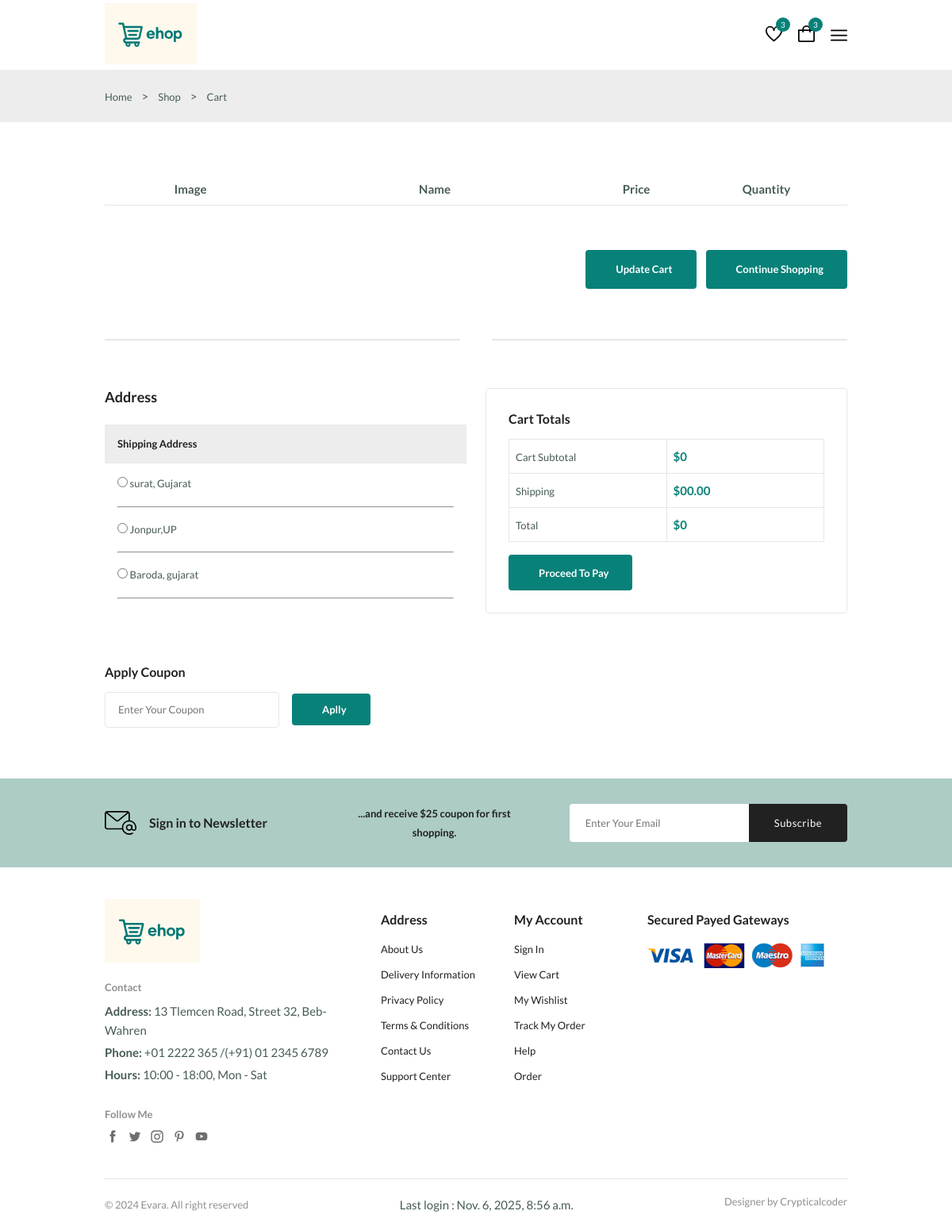
/cart (signed in), run on the app's committed database.
### myapp/models.py (models this page shows)
class Address(models.Model):
    address = models.CharField(max_length=200)
    user = models.ForeignKey(User,on_delete=models.CASCADE)

### myapp/views.py (the view)
# urls.py: path("cart",cart,name="cart"),
@login_required(login_url="login-register")
def cart(request):
    cartdata = Cart.objects.filter(user=request.user)
    addressdata = Address.objects.filter(user=request.user)
    sum = 0
    for i in cartdata:
       sum+=i.subtotal()
    return render(request,"cart.html",{"cdata":cartdata,"total":int(sum),"address":addressdata})

### myapp/templates/cart.html (shortened to what this page needs)
{%extends 'base.html'%}
{%block main%}
<main class="main">
  <section class="breadcrumb">
    <ul class="breadcrumb__list flex container">
      <li><a href="index.html" class="breadcrumb__link">Home</a></li>
      <li>></li>
      <li><span class="breadcrumb__link">Shop</span></li>
      <li>></li>
      <li><span class="breadcrumb__link">Cart</span></li>
    </ul>
  </section>
  <section class="cart section--lg container">
    <div class="table__container">
      <table class="table">
        <thead>
          <tr>
            <th>Image</th>
            <th>Name</th>
            <th>Price</th>
            <th>Quantity</th>
          </tr>
        </thead>
      </table>
    </div>
    <div class="cart__actions">
      <a href="#" class="btn flex btn__md">
         Update Cart
      </a>
      <a href="#" class="btn flex btn__md">
         Continue Shopping
      </a>
    </div>
    <div class="divider">
      <i class="fi fi-rs-fingerprint"></i>
    </div>
    <div class="cart__group grid">
      <div>
        <div class="cart__shippinp">
          <h3 class="section__title">Address</h3>
          <h3 class="tab__header">Shipping Address</h3>
          <div class="tab__body">
            {%for i in address%}
            <address class="address">
              <input type="radio" name="adr" id="adr" value="{{i.id}}">
              {{i.address}}
            </address>
            <br>
            <hr>
            <br>
            {%endfor%}
          </div>
        </div>
        <div class="cart__coupon">
          <h3 class="section__title">Apply Coupon</h3>
          <form action="" class="coupon__form form grid">
            <div class="form__group grid">
              <input type="text" class="form__input" placeholder="Enter Your Coupon" />
              <div class="form__btn">
                <button class="btn flex btn--sm">
                   Aplly
                </button>
              </div>
            </div>
          </form>
        </div>
      </div>
      <div class="cart__total">
        <h3 class="section__title">Cart Totals</h3>
        <table class="cart__total-table">
          <tr>
            <td><span class="cart__total-title">Cart Subtotal</span></td>
            <td><span class="cart__total-price">${{total}}</span></td>
          </tr>
          <tr>
            <td><span class="cart__total-title">Shipping</span></td>
            <td><span class="cart__total-price">$00.00</span></td>
          </tr>
          <tr>
            <td><span class="cart__total-title">Total</span></td>
            <td><span class="cart__total-price">$<span id="amt">{{total}}</span></span></td>
          </tr>
        </table>
        <a id="pay" class="btn flex btn--md">
           Proceed To Pay
        </a>
      </div>
    </div>
  </section>
  <section class="newsletter section">
    <div class="newsletter__container container grid">
      <h3 class="newsletter__title flex">
        <img src="./static/assets/img/icon-email.svg" alt="" class="newsletter__icon" />
        Sign in to Newsletter
      </h3>
      <p class="newsletter__description">
        ...and receive $25 coupon for first shopping.
      </p>
      <form action="" class="newsletter__form">
        <input type="text" placeholder="Enter Your Email" class="newsletter__input" />
        <button type="submit" class="newsletter__btn">Subscribe</button>
      </form>
    </div>
  </section>
</main>
{%endblock%}

### myapp/templates/base.html (shortened to what this page needs)
{%load static%}
<!DOCTYPE html>
<html lang="en">
<head>
    <link rel="stylesheet"
        href="https://cdn-uicons.flaticon.com/2.0.0/uicons-regular-straight/css/uicons-regular-straight.css" />
    <link rel="stylesheet" href="https://cdn.jsdelivr.net/npm/swiper@11/swiper-bundle.min.css" />
    <link rel="stylesheet" href="static/assets/css/styles.css" />
</head>
<body>
    <header class="header">
        <nav class="nav container">
            <a href="index.html" class="nav__logo">
                <img class="nav__logo-img" src="static/assets/img/logo.svg" alt="website logo" />
            </a>
            <div class="header__user-actions">
                <a href="{%url 'wishlist'%}" class="header__action-btn" title="Wishlist">
                    <img src="static/assets/img/icon-heart.svg" alt="" />
                    <span class="count">3</span>
                </a>
                <a href="{%url 'cart'%}" class="header__action-btn" title="Cart">
                    <img src="static/assets/img/icon-cart.svg" alt="" />
                    <span class="count">3</span>
                </a>
                <div class="header__action-btn nav__toggle" id="nav-toggle">
                    <img src="./static/assets//img/menu-burger.svg" alt="">
                </div>
            </div>
        </nav>
    </header>
    {%block main%}{%endblock%}
    <footer class="footer container">
        <div class="footer__container grid">
            <div class="footer__content">
                <a href="index.html" class="footer__logo">
                    <img src="./static/assets/img/logo.svg" alt="" class="footer__logo-img" />
                </a>
                <h4 class="footer__subtitle">Contact</h4>
                <p class="footer__description">
                    <span>Address:</span> 13 Tlemcen Road, Street 32, Beb-Wahren
                </p>
                <p class="footer__description">
                    <span>Phone:</span> +01 2222 365 /(+91) 01 2345 6789
                </p>
                <p class="footer__description">
                    <span>Hours:</span> 10:00 - 18:00, Mon - Sat
                </p>
                <div class="footer__social">
                    <h4 class="footer__subtitle">Follow Me</h4>
                    <div class="footer__links flex">
                        <a href="#">
                            <img src="./static/assets/img/icon-facebook.svg" alt="" class="footer__social-icon" />
                        </a>
                        <a href="#">
                            <img src="./static/assets/img/icon-twitter.svg" alt="" class="footer__social-icon" />
                        </a>
                        <a href="#">
                            <img src="./static/assets/img/icon-instagram.svg" alt="" class="footer__social-icon" />
                        </a>
                        <a href="#">
                            <img src="./static/assets/img/icon-pinterest.svg" alt="" class="footer__social-icon" />
                        </a>
                        <a href="#">
                            <img src="./static/assets/img/icon-youtube.svg" alt="" class="footer__social-icon" />
                        </a>
                    </div>
                </div>
            </div>
            <div class="footer__content">
                <h3 class="footer__title">Address</h3>
                <ul class="footer__links">
                    <li><a href="#" class="footer__link">About Us</a></li>
                    <li><a href="#" class="footer__link">Delivery Information</a></li>
                    <li><a href="#" class="footer__link">Privacy Policy</a></li>
                    <li><a href="#" class="footer__link">Terms & Conditions</a></li>
                    <li><a href="#" class="footer__link">Contact Us</a></li>
                    <li><a href="#" class="footer__link">Support Center</a></li>
                </ul>
            </div>
            <div class="footer__content">
                <h3 class="footer__title">My Account</h3>
                <ul class="footer__links">
                    <li><a href="#" class="footer__link">Sign In</a></li>
                    <li><a href="#" class="footer__link">View Cart</a></li>
                    <li><a href="#" class="footer__link">My Wishlist</a></li>
                    <li><a href="#" class="footer__link">Track My Order</a></li>
                    <li><a href="#" class="footer__link">Help</a></li>
                    <li><a href="#" class="footer__link">Order</a></li>
                </ul>
            </div>
            <div class="footer__content">
                <h3 class="footer__title">Secured Payed Gateways</h3>
                <img src="./static/assets/img/payment-method.png" alt="" class="payment__img" />
            </div>
        </div>
        <div class="footer__bottom">
            <p class="copyright">&copy; 2024 Evara. All right reserved</p>
            <p>Last login : {{user.last_login}}</p>
            <span class="designer">Designer by Crypticalcoder</span>
        </div>
    </footer>
</body>
</html>

### data on the page
Address: address "surat, Gujarat"
Address: address "Jonpur,UP"
Address: address "Baroda, gujarat"

### other printed values
{{ total }} "0"
{{ user.last_login }} "Nov. 6, 2025, 8:56 a.m."
